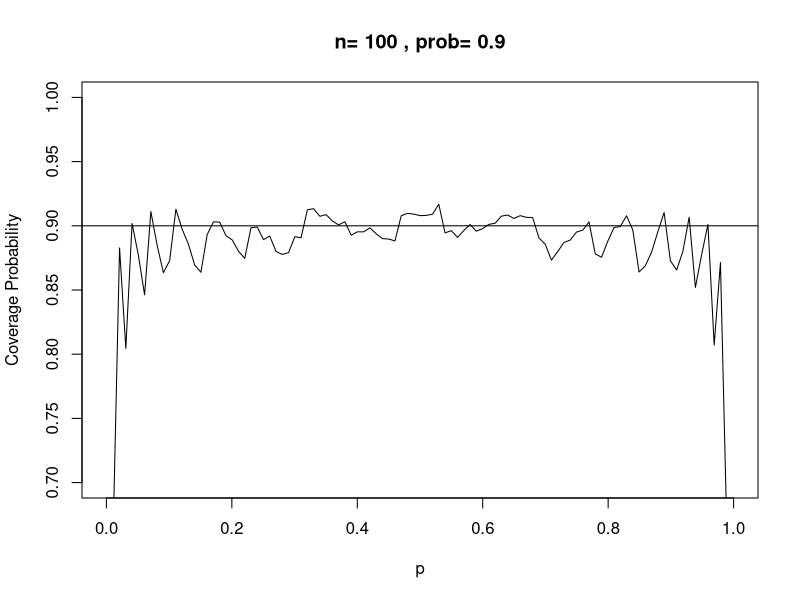
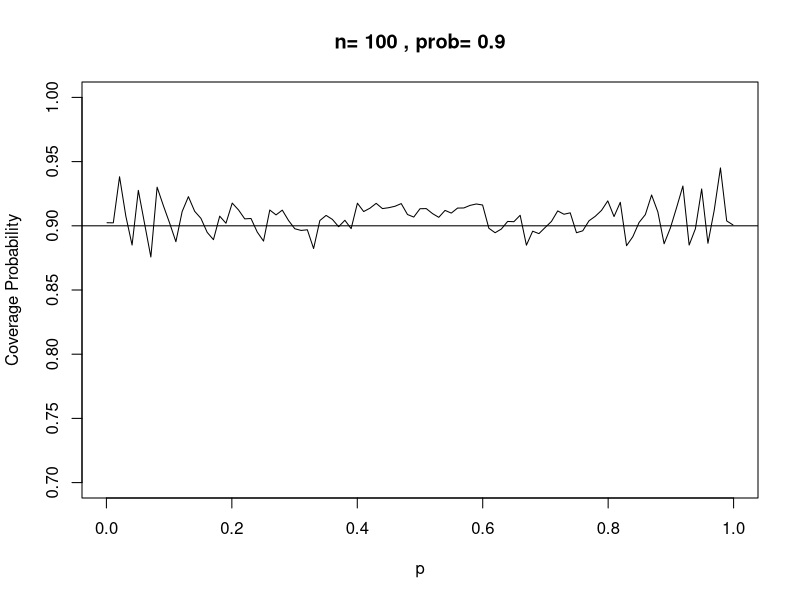

Reproduce these figures in R, in order.
# 4

wald = function(y, n, prob) {
  p = y / n
  z = qnorm(1 - (1 - prob) / 2)
  lb = p - z * sqrt(p * (1 - p) / n)
  ub = p + z * sqrt(p * (1 - p) / n)
  cbind(lb, ub)
}
wald(5, 20, 0.95)
y <- c(2, 4, 6, 8)
wald(y, 20, 0.90)

mc.coverage = function(p, n, prob, iter = 10000) {
  y = rbinom(iter, n, p)
  c.interval = wald(y, n, prob)
  mean((c.interval[ ,1] < p) & (p < c.interval[, 2]))
}
mc.coverage(0.15, 20, 0.9)
sqrt(0.8027 * (1 - 0.8027) / 10000)

many.mc.coverage = function(p.vector, n, prob) {
  sapply(p.vector, mc.coverage, n, prob)
}
curve(many.mc.coverage(x, 100, 0.90), from = 0.001, to = 0.999,
      xlab = "p", ylab = "Coverage Probability",
      main = paste("n=", 100, ", prob=", 0.90),
      ylim = c(0.7, 1))  
abline(h = 0.9)

# 여기부터
plus_four <- function(y, n, prob) {
  new.n = n + 4
  new.p = (y + 2) / new.n
  z = qnorm(1 - (1 - prob) / 2)
  lb = new.p - z * sqrt(new.p * (1 - new.p) / new.n)
  ub = new.p + z * sqrt(new.p * (1 - new.p) / new.n)
  cbind(lb, ub)
}

plus_four(5, 20, 0.95)
y <- c(2, 4, 6, 8)
plus_four(y, 20, 0.90)

mc.coverage2 <- function(p, n, prob, iter = 10000) {
  y = rbinom(iter, n, p)
  c.interval = plus_four(y, n, prob)
  mean((c.interval[ ,1] < p) & (c.interval[ ,2] > p))
}
mc.coverage2(0.15, 20, 0.90)
sqrt(0.9315 * (1 - 0.9315) / 10000)

many.mc.coverage2 <- function(p.vector, n, prob) {
  sapply(p.vector, mc.coverage2, n, prob)
}

curve(many.mc.coverage2(x, 100, 0.90), from = 0.001, to = 0.999,
      xlab = "p", ylab = "Coverage Probability",
      main = paste("n=", 100, ", prob=", 0.90),
      ylim = c(0.7, 1))
abline(h = 0.9)
